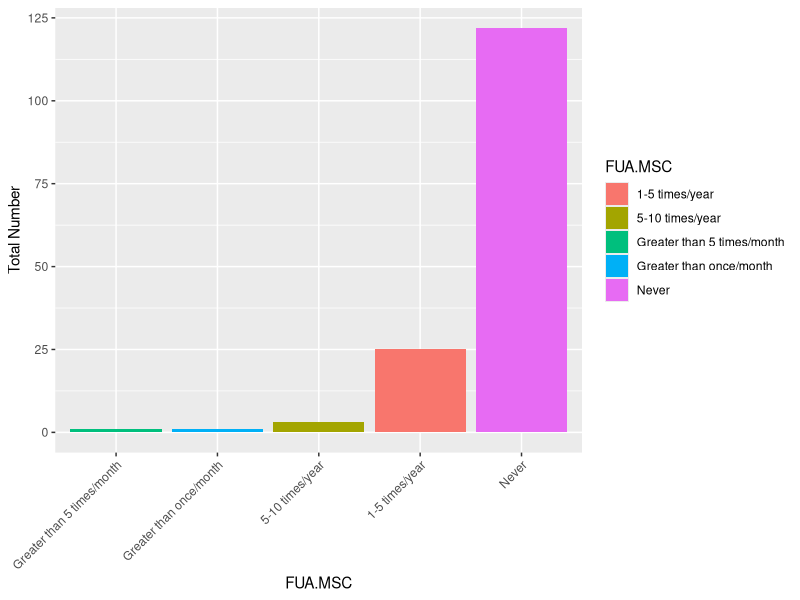
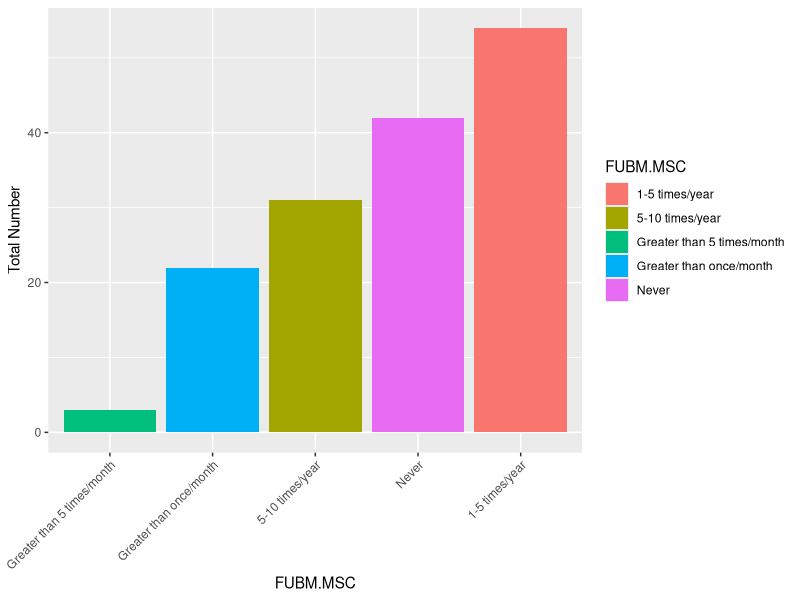
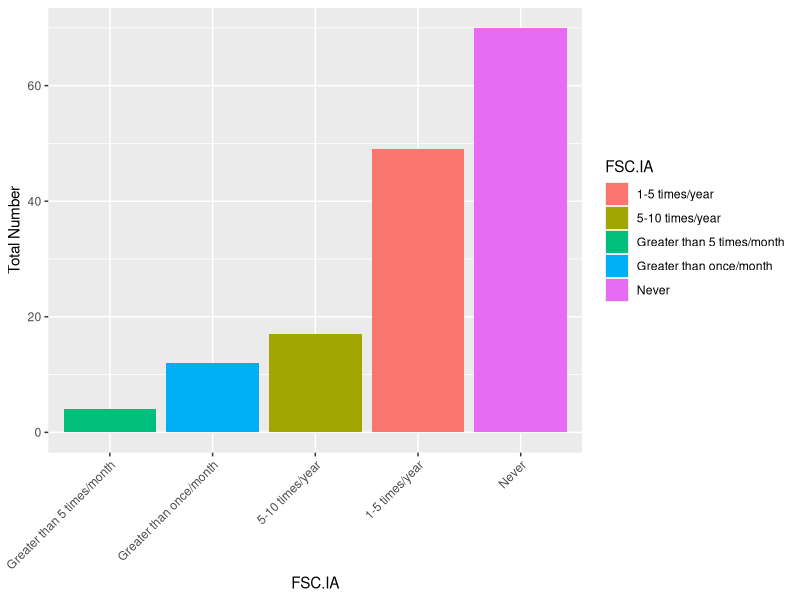
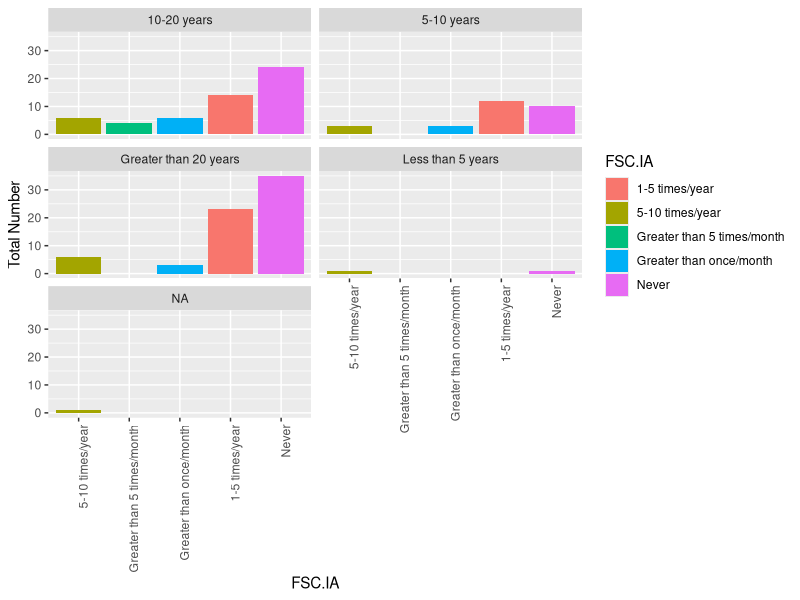
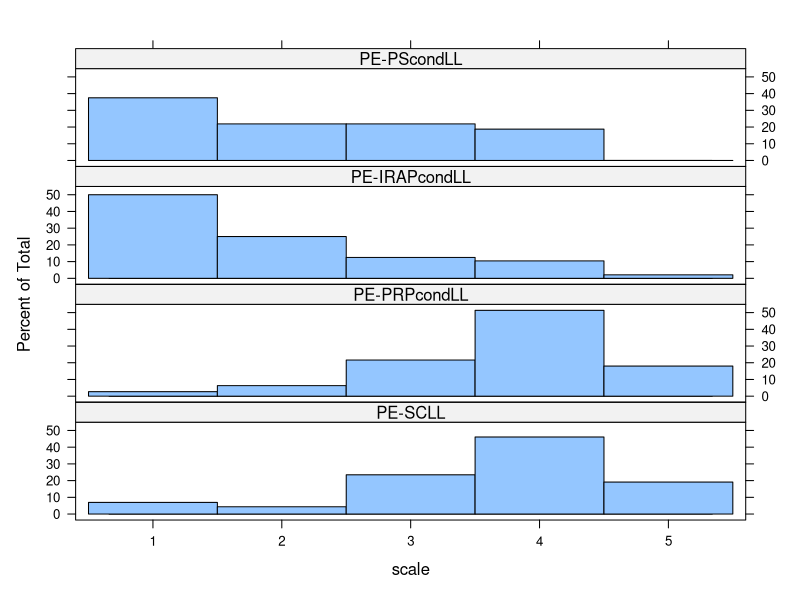

Recreate these plots in R, in order.
## ---- chunk 1
knitr::opts_chunk$set(echo = TRUE)
## ---- chunk 2
library(readxl)
survey_data <- read_excel("survey_data.xlsx", sheet = "Data 4.21.2020")
survey_data1 <- data.frame(survey_data)
## ---- chunk 3
library(dplyr)
library(knitr)
#Create cross table
t1 <- table(survey_data$Years,survey_data$"FUA-MSC")
#Selecting order for rows and cols
#y <- c("Greater than once/month", "Greater than 5 times/month", "1-5 times/year", "5-10 times/year", "Never")
x <- c("Less than 5 years", "5-10 years", "10-20 years", "Greater than 20 years")
#t1 <- addmargins(t1)
t1 <- as.data.frame.matrix(t1)
t2 <- t1 %>%  mutate(sumcol2_3= t1[,2]+t1[,3])
rownames(t2)[1] <- "10-20 years"
rownames(t2)[2] <- "5-10 years	"
rownames(t2)[3] <- "Greater than 20 years	"
rownames(t2)[4] <- "Less than 5 years"
t2 <- t2[x,]


kable(t2, caption = "Contingency table Years*FUA-MSC") 
## ---- chunk 4
library(dplyr)
library(knitr)
#Create cross table
t3 <- table(survey_data$Years,survey_data$"FUBM-MSC")
#Selecting order for rows and cols
#y <- c("Greater than once/month", "Greater than 5 times/month", "1-5 times/year", "5-10 times/year", "Never")
x <- c("Less than 5 years", "5-10 years", "10-20 years", "Greater than 20 years")
#t1 <- addmargins(t1)
t3 <- as.data.frame.matrix(t3)
t4 <- t3 %>%  mutate(sumcol2_3= t3[,2]+t3[,3])
rownames(t4)[1] <- "10-20 years"
rownames(t4)[2] <- "5-10 years	"
rownames(t4)[3] <- "Greater than 20 years	"
rownames(t4)[4] <- "Less than 5 years"
t4 <- t4[x,]


kable(t4, caption = "Contingency table Years*FUBM-MSC") 
## ---- chunk 5
library(dplyr)
library(knitr)
#Create cross table
t5 <- table(survey_data$Years,survey_data$"FU-PRP")
#Selecting order for rows and cols
#y <- c("Greater than once/month", "Greater than 5 times/month", "1-5 times/year", "5-10 times/year", "Never")
x <- c("Less than 5 years", "5-10 years", "10-20 years", "Greater than 20 years")
#t1 <- addmargins(t1)
t5 <- as.data.frame.matrix(t5)
t6 <- t5 %>%  mutate(sumcol2_3= t5[,2]+t5[,3])
rownames(t6)[1] <- "10-20 years"
rownames(t6)[2] <- "5-10 years	"
rownames(t6)[3] <- "Greater than 20 years	"
rownames(t6)[4] <- "Less than 5 years"
t6 <- t6[x,]


kable(t6, caption = "Contingency table Years*FU-PRP") 
## ---- chunk 6
library(dplyr)
library(knitr)
#Create cross table
t7 <- table(survey_data$Years,survey_data$"FU-IRAP")
#Selecting order for rows and cols
#y <- c("Greater than once/month", "Greater than 5 times/month", "1-5 times/year", "5-10 times/year", "Never")
x <- c("Less than 5 years", "5-10 years", "10-20 years", "Greater than 20 years")
#t1 <- addmargins(t1)
t7 <- as.data.frame.matrix(t7)
t8 <- t7 %>%  mutate(sumcol2_3= t7[,2]+t7[,3])
rownames(t8)[1] <- "10-20 years"
rownames(t8)[2] <- "5-10 years	"
rownames(t8)[3] <- "Greater than 20 years	"
rownames(t8)[4] <- "Less than 5 years"
t8 <- t8[x,]


kable(t8, caption = "Contingency table Years*FU-IRAP") 
## ---- chunk 7
library(dplyr)
library(knitr)
#Create cross table
t9 <- table(survey_data$Years,survey_data$"FU-PS")
#Selecting order for rows and cols
#y <- c("Greater than once/month", "Greater than 5 times/month", "1-5 times/year", "5-10 times/year", "Never")
x <- c("Less than 5 years", "5-10 years", "10-20 years", "Greater than 20 years")
#t1 <- addmargins(t1)
t9 <- as.data.frame.matrix(t9)
t10 <- t9 %>%  mutate(sumcol2_3= t9[,2]+t9[,3])
rownames(t10)[1] <- "10-20 years"
rownames(t10)[2] <- "5-10 years	"
rownames(t10)[3] <- "Greater than 20 years	"
rownames(t10)[4] <- "Less than 5 years"
t10 <- t10[x,]


kable(t10, caption = "Contingency table Years*FU-PS") 
## ---- chunk 8
library(dplyr)
library(knitr)
#Create cross table
t11 <- table(survey_data$Specialty,survey_data$"FUA-MSC")

#Selecting order for rows and cols
#y <- c("Greater than once/month", "Greater than 5 times/month", "1-5 times/year", "5-10 times/year", "Never")
#x <- c("Less than 5 years", "5-10 years", "10-20 years", "Greater than 20 years")
#t1 <- addmargins(t1)
t11 <- as.data.frame.matrix(t11)
t12 <- t11 %>%  mutate(sumcol2_3= t11[,2]+t11[,3])
rownames(t12)[1] <- "ACVS diplomate (large animal/equine)"
rownames(t12)[2] <- "ACVSMR diplomate (equine)	"
rownames(t12)[3] <- "Both ACVS and ACVSMR diplomate	"
#rownames(t12)[4] <- "Both ACVS and ACVSMR diplomate"
#t12 <- t12[x,]


kable(t12, caption = "Contingency table Specialty*FUA-MSC") 
## ---- chunk 9
library(dplyr)
library(knitr)
#Create cross table
t13 <- table(survey_data$Specialty,survey_data$"FUBM-MSC")

#Selecting order for rows and cols
#y <- c("Greater than once/month", "Greater than 5 times/month", "1-5 times/year", "5-10 times/year", "Never")
#x <- c("Less than 5 years", "5-10 years", "10-20 years", "Greater than 20 years")
#t1 <- addmargins(t1)
t13 <- as.data.frame.matrix(t13)
t14 <- t13 %>%  mutate(sumcol2_3= t13[,2]+t13[,3])
rownames(t14)[1] <- "ACVS diplomate (large animal/equine)"
rownames(t14)[2] <- "ACVSMR diplomate (equine)	"
rownames(t14)[3] <- "Both ACVS and ACVSMR diplomate	"
#rownames(t12)[4] <- "Both ACVS and ACVSMR diplomate"
#t12 <- t12[x,]


kable(t14, caption = "Contingency table Specialty*FUBM-MSC") 
## ---- chunk 10
library(dplyr)
library(knitr)
#Create cross table
t15 <- table(survey_data$Specialty,survey_data$"FU-PRP")

#Selecting order for rows and cols
#y <- c("Greater than once/month", "Greater than 5 times/month", "1-5 times/year", "5-10 times/year", "Never")
#x <- c("Less than 5 years", "5-10 years", "10-20 years", "Greater than 20 years")
#t1 <- addmargins(t1)
t15 <- as.data.frame.matrix(t15)
t16 <- t15 %>%  mutate(sumcol2_3= t15[,2]+t15[,3])
rownames(t16)[1] <- "ACVS diplomate (large animal/equine)"
rownames(t16)[2] <- "ACVSMR diplomate (equine)	"
rownames(t16)[3] <- "Both ACVS and ACVSMR diplomate	"
#rownames(t12)[4] <- "Both ACVS and ACVSMR diplomate"
#t12 <- t12[x,]


kable(t16, caption = "Contingency table Specialty*FU-PRP") 
## ---- chunk 11
library(dplyr)
library(knitr)
#Create cross table
t17 <- table(survey_data$Specialty,survey_data$"FU-IRAP")

#Selecting order for rows and cols
#y <- c("Greater than once/month", "Greater than 5 times/month", "1-5 times/year", "5-10 times/year", "Never")
#x <- c("Less than 5 years", "5-10 years", "10-20 years", "Greater than 20 years")
#t1 <- addmargins(t1)
t17 <- as.data.frame.matrix(t17)
t18 <- t17 %>%  mutate(sumcol2_3= t17[,2]+t17[,3])
rownames(t18)[1] <- "ACVS diplomate (large animal/equine)"
rownames(t18)[2] <- "ACVSMR diplomate (equine)	"
rownames(t18)[3] <- "Both ACVS and ACVSMR diplomate	"
#rownames(t12)[4] <- "Both ACVS and ACVSMR diplomate"
#t12 <- t12[x,]


kable(t18, caption = "Contingency table Specialty*FU-IRAP") 
## ---- chunk 12
library(dplyr)
library(knitr)
#Create cross table
t19 <- table(survey_data$Specialty,survey_data$"FU-PS")

#Selecting order for rows and cols
#y <- c("Greater than once/month", "Greater than 5 times/month", "1-5 times/year", "5-10 times/year", "Never")
#x <- c("Less than 5 years", "5-10 years", "10-20 years", "Greater than 20 years")
#t1 <- addmargins(t1)
t19 <- as.data.frame.matrix(t19)
t20 <- t19 %>%  mutate(sumcol2_3= t19[,2]+t19[,3])
rownames(t20)[1] <- "ACVS diplomate (large animal/equine)"
rownames(t20)[2] <- "ACVSMR diplomate (equine)	"
rownames(t20)[3] <- "Both ACVS and ACVSMR diplomate	"
#rownames(t12)[4] <- "Both ACVS and ACVSMR diplomate"
#t12 <- t12[x,]


kable(t20, caption = "Contingency table Specialty*FU-PS") 

## ---- chunk 13
library(ggplot2)
library(dplyr)
library(rlang)
library(knitr)

FUA.MSC <- survey_data1 %>% group_by(FUA.MSC)%>%summarise(Frecuency=length(FUA.MSC), Percentaje = (Frecuency/152)*100)

kable(FUA.MSC, caption = "Frequency of FUA.MSC")  

FUA.MSC %>% ggplot(aes(x=reorder(`FUA.MSC`,Frecuency),y=Frecuency, fill=`FUA.MSC`))+geom_bar(stat="identity")+ xlab("FUA.MSC")+ylab("Total Number")+theme(axis.text.x = element_text(angle = 45, hjust = 1))
## ---- chunk 14
library(ggplot2)
library(dplyr)
library(rlang)
library(knitr)

FUBM.MSC <- survey_data1 %>% group_by(FUBM.MSC)%>%summarise(Frecuency=length(FUBM.MSC), Percentaje = (Frecuency/152)*100)

kable(FUBM.MSC, caption = "Frequency of FUBM.MSC")  

FUBM.MSC %>% ggplot(aes(x=reorder(`FUBM.MSC`,Frecuency),y=Frecuency, fill= `FUBM.MSC`))+geom_bar(stat="identity")+ xlab("FUBM.MSC")+ylab("Total Number")+theme(axis.text.x = element_text(angle = 45, hjust = 1))
## ---- chunk 15
library(ggplot2)
library(dplyr)
library(rlang)
library(knitr)

FSC.IA <- survey_data1 %>% group_by(FSC.IA)%>%summarise(Frecuency=length(FSC.IA), Percentaje = (Frecuency/152)*100)

kable(FSC.IA, caption = "Frequency FSC.IA")  

FSC.IA %>% ggplot(aes(x=reorder(`FSC.IA`,Frecuency),y=Frecuency, fill= `FSC.IA`))+geom_bar(stat="identity")+ xlab("FSC.IA")+ylab("Total Number")+theme(axis.text.x = element_text(angle = 45, hjust = 1))
## ---- chunk 16
library(ggplot2)
library(dplyr)
library(rlang)
library(knitr)

FSC.IA <- survey_data1 %>% group_by(Years,FSC.IA)%>%summarise(Frecuency=length(FSC.IA), Percentaje = (Frecuency/152)*100)



FSC.IA %>% ggplot(aes(x=reorder(`FSC.IA`,Frecuency),y=Frecuency, fill= `FSC.IA`))+geom_bar(stat="identity")+ xlab("FSC.IA")+ylab("Total Number")+theme(axis.text.x = element_text(angle = 90, hjust = 1))+facet_wrap( ~ Years, ncol=2)
## ---- chunk 17
library(dplyr)
library(readxl)
kruskal_survey <- read_excel("kruskal_survey.xlsx")
kruskal_survey1 <- kruskal_survey %>% filter(scale!="NA")
### Order levels of the factor; otherwise R will alphabetize them

kruskal_survey1$Biologic <- factor(kruskal_survey1$Biologic,
                      levels=unique(kruskal_survey1$Biologic))
#####witout blank and N/A
kruskal_survey1$scale = factor(kruskal_survey1$scale,
                       ordered = TRUE)
crosst <- xtabs( ~ Biologic + scale,
       data = kruskal_survey1)
 crosst
 
#####with blank and N/A
kruskal_survey$scale = factor(kruskal_survey$scale,
                       ordered = TRUE)
crosst1 <- xtabs( ~ Biologic + scale,
       data = kruskal_survey)
 crosst1
 
#######
library(lattice)

histogram(~ scale | Biologic,
          data=kruskal_survey1,
          layout=c(1,4)      #  columns and rows of individual plots
          ) 
 #######Kruskal test

kruskal.test(scale ~ Biologic,
             data = kruskal_survey1)
######Post-hoc test: Dunn test 
### Dunn test


